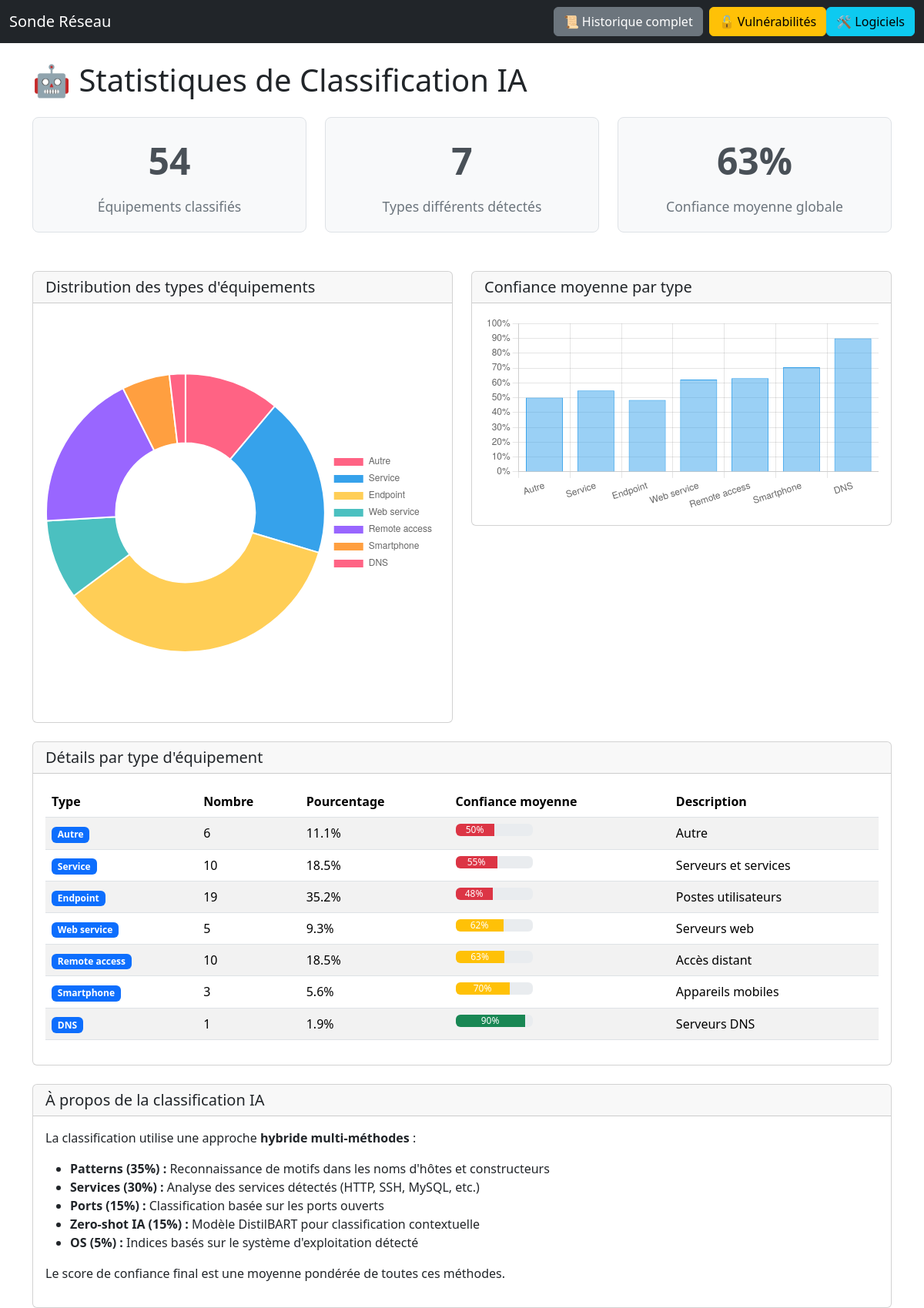
/ai_stats, run on the app's committed database.
### BD/scan_db.py (models this page shows)
class Scan(Base):
    __tablename__ = "scans"
    id        = Column(Integer, primary_key=True)
    timestamp = Column(DateTime, default=datetime.utcnow, nullable=False)
    scan_type = Column(String)
    ip        = Column(String)
    os        = Column(String)
    hostname  = Column(String)
    netbios   = Column(String)
    ports     = Column(String)
    role      = Column(String)
    device_type = Column(String)
    services  = Column(Text)
    cves      = Column(Text)
    ai_score  = Column(Float)  # Nouveau champ
    ai_method = Column(String)  # Nouveau champ
    services_rel = relationship(
        "Service", back_populates="scan",
        cascade="all, delete-orphan",
    )

### app.py (the view)
@app.route("/ai_stats")
def ai_stats():
    session = Session()
    scans = session.query(Scan).filter(
        Scan.device_type.isnot(None)
    ).all()
    type_counts = {}
    confidence_by_type = {}
    for scan in scans:
        device_type = scan.device_type or "Unknown"
        ai_score = 0.5  # Valeur par défaut
        if hasattr(scan, 'ai_score') and scan.ai_score:
            try:
                ai_score = float(scan.ai_score)
            except (ValueError, TypeError):
                ai_score = 0.5
        if device_type not in type_counts:
            type_counts[device_type] = 0
            confidence_by_type[device_type] = []
        type_counts[device_type] += 1
        confidence_by_type[device_type].append(ai_score)
    avg_confidence = {}
    for dtype, scores in confidence_by_type.items():
        avg_confidence[dtype] = sum(scores) / len(scores) if scores else 0
    avg_confidence_percent = [v * 100 for v in avg_confidence.values()]
    session.close()
    return render_template(
        "ai_stats.html",
        type_counts=type_counts,
        avg_confidence=avg_confidence,
        avg_confidence_percent=avg_confidence_percent,
        total_classified=sum(type_counts.values())
    )

### templates/ai_stats.html (shortened to what this page needs)
{% extends "base.html" %}
{% block content %}
<h1 class="mb-4">🤖 Statistiques de Classification IA</h1>
<div class="row">
    <div class="col-md-4">
        <div class="stats-card">
            <div class="stats-number">{{ total_classified }}</div>
            <div class="stats-label">Équipements classifiés</div>
        </div>
    </div>
    <div class="col-md-4">
        <div class="stats-card">
            <div class="stats-number">{{ type_counts|length }}</div>
            <div class="stats-label">Types différents détectés</div>
        </div>
    </div>
    <div class="col-md-4">
        <div class="stats-card">
            <div class="stats-number">
                {% set total_conf = avg_confidence.values() | sum %}
                {% set avg = (total_conf / avg_confidence|length * 100) if avg_confidence else 0 %}
                {{ "%.0f"|format(avg) }}%
            </div>
            <div class="stats-label">Confiance moyenne globale</div>
        </div>
    </div>
</div>
<div class="row type-distribution">
    <div class="col-md-6">
        <div class="card">
            <div class="card-header">
                <h5 class="mb-0">Distribution des types d'équipements</h5>
            </div>
            <div class="card-body">
                <canvas id="typeChart"></canvas>
            </div>
        </div>
    </div>
    <div class="col-md-6">
        <div class="card">
            <div class="card-header">
                <h5 class="mb-0">Confiance moyenne par type</h5>
            </div>
            <div class="card-body">
                <canvas id="confidenceChart"></canvas>
            </div>
        </div>
    </div>
</div>
<div class="card mt-4">
    <div class="card-header">
        <h5 class="mb-0">Détails par type d'équipement</h5>
    </div>
    <div class="card-body">
        <table class="table table-striped">
            <thead>
                <tr>
                    <th>Type</th>
                    <th>Nombre</th>
                    <th>Pourcentage</th>
                    <th>Confiance moyenne</th>
                    <th>Description</th>
                </tr>
            </thead>
            <tbody>
                {% for dtype, count in type_counts.items() %}
                <tr>
                    <td>
                        <span class="badge bg-primary">{{ dtype }}</span>
                    </td>
                    <td>{{ count }}</td>
                    <td>{{ "%.1f"|format(count / total_classified * 100) }}%</td>
                    <td>
                        <div class="progress" style="width: 100px;">
                            <div class="progress-bar
                                {% if avg_confidence[dtype] >= 0.8 %}bg-success
                                {% elif avg_confidence[dtype] >= 0.6 %}bg-warning
                                {% else %}bg-danger{% endif %}"
                                style="width: {{ (avg_confidence[dtype] * 100)|int }}%">
                                {{ "%.0f"|format(avg_confidence[dtype] * 100) }}%
                            </div>
                        </div>
                    </td>
                    <td>
                        {% if dtype == "Endpoint" %}Postes utilisateurs
                        {% elif dtype == "Service" %}Serveurs et services
                        {% elif dtype == "Smartphone" %}Appareils mobiles
                        {% elif dtype == "IoT" %}Objets connectés
                        {% elif dtype == "Surveillance" %}Caméras et sécurité
                        {% elif dtype == "Maintenance" %}Imprimantes et équipements
                        {% elif dtype == "Database" %}Serveurs de base de données
                        {% elif dtype == "Web service" %}Serveurs web
                        {% elif dtype == "Remote access" %}Accès distant
                        {% elif dtype == "Mail service" %}Serveurs de messagerie
                        {% elif dtype == "DNS" %}Serveurs DNS
                        {% else %}{{ dtype }}{% endif %}
                    </td>
                </tr>
                {% endfor %}
            </tbody>
        </table>
    </div>
</div>
<div class="card mt-4">
    <div class="card-header">
        <h5 class="mb-0">À propos de la classification IA</h5>
    </div>
    <div class="card-body">
        <p>La classification utilise une approche <strong>hybride multi-méthodes</strong> :</p>
        <ul>
            <li><strong>Patterns (35%) :</strong> Reconnaissance de motifs dans les noms d'hôtes et constructeurs</li>
            <li><strong>Services (30%) :</strong> Analyse des services détectés (HTTP, SSH, MySQL, etc.)</li>
            <li><strong>Ports (15%) :</strong> Classification basée sur les ports ouverts</li>
            <li><strong>Zero-shot IA (15%) :</strong> Modèle DistilBART pour classification contextuelle</li>
            <li><strong>OS (5%) :</strong> Indices basés sur le système d'exploitation détecté</li>
        </ul>
        <p>Le score de confiance final est une moyenne pondérée de toutes ces méthodes.</p>
    </div>
</div>
<script>
// Graphique de distribution des types
const typeCtx = document.getElementById('typeChart').getContext('2d');
new Chart(typeCtx, {
    type: 'doughnut',
    data: {
        labels: {{ type_counts.keys() | list | tojson }},
        datasets: [{
            data: {{ type_counts.values() | list | tojson }},
            backgroundColor: [
                '#FF6384', '#36A2EB', '#FFCE56', '#4BC0C0',
                '#9966FF', '#FF9F40', '#FF6384', '#C9CBCF',
                '#4BC0C0', '#36A2EB', '#FFCE56'
            ]
        }]
    },
    options: {
        responsive: true,
        plugins: {
            legend: {
                position: 'right',
            },
            title: {
                display: false
            }
        }
    }
});
// Graphique de confiance par type
const confCtx = document.getElementById('confidenceChart').getContext('2d');
new Chart(confCtx, {
    type: 'bar',
    data: {
        labels: {{ avg_confidence.keys() | list | tojson }},
        datasets: [{
            label: 'Confiance moyenne (%)',
            data: {{ avg_confidence_percent | tojson }},
            backgroundColor: 'rgba(54, 162, 235, 0.5)',
            borderColor: 'rgba(54, 162, 235, 1)',
            borderWidth: 1
        }]
    },
    options: {
        responsive: true,
        scales: {
            y: {
                beginAtZero: true,
                max: 100,
                ticks: {
                    callback: function(value) {
                        return value + '%';
                    }
                }
            }
        },
        plugins: {
            legend: {
                display: false
            }
        }
    }
});
</script>
{% endblock %}

### templates/ai_stats.html (style rules this page uses)
.stats-card { background: #f8f9fa; border: 1px solid #dee2e6; border-radius: 8px; padding: 20px; margin-bottom: 20px; text-align: center; }
.stats-number { font-size: 3rem; font-weight: bold; color: #495057; }
.stats-label { font-size: 1.1rem; color: #6c757d; margin-top: 10px; }
.type-distribution { margin-top: 30px; }

### data on the page
Scan: device_type "Autre", count "6", count "11.1", avg_confidence[dtype]*100 "50"
Scan: device_type "Service", count "10", count "18.5", avg_confidence[dtype]*100 "55", shows "Serveurs et services"
Scan: device_type "Endpoint", count "19", count "35.2", avg_confidence[dtype]*100 "48", shows "Postes utilisateurs"
Scan: device_type "Web service", count "5", count "9.3", avg_confidence[dtype]*100 "62", shows "Serveurs web"
Scan: device_type "Remote access", count "10", count "18.5", avg_confidence[dtype]*100 "63", shows "Accès distant"
Scan: device_type "Smartphone", count "3", count "5.6", avg_confidence[dtype]*100 "70", shows "Appareils mobiles"
Scan: device_type "DNS", count "1", count "1.9", avg_confidence[dtype]*100 "90", shows "Serveurs DNS"

### other printed values
{{ total_classified }} "54"
{{ type_counts|length }} "7"
{{ "%.0f"|format(avg) }} "63"
chart data {{ type_counts.keys() | list | tojson }} ["Autre", "Service", "Endpoint", "Web service", "Remote access", "Smartphone", "DNS"]
chart data {{ type_counts.values() | list | tojson }} [6, 10, 19, 5, 10, 3, 1]
chart data {{ avg_confidence.keys() | list | tojson }} ["Autre", "Service", "Endpoint", "Web service", "Remote access", "Smartphone", "DNS"]
chart data {{ avg_confidence_percent | tojson }} [50.0, 54.87727272727272, 48.42105263157895, 62.2, 63.09999999999999, 70.5, 90.00000000000001]
